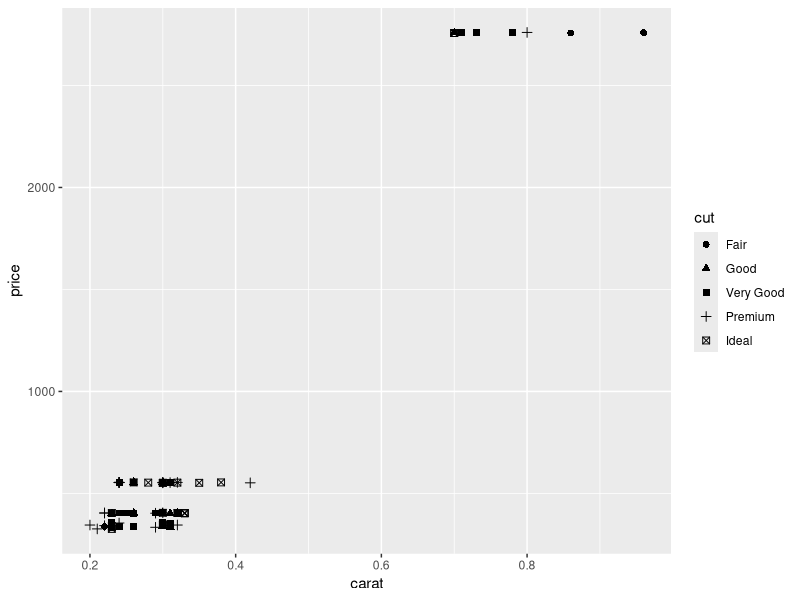
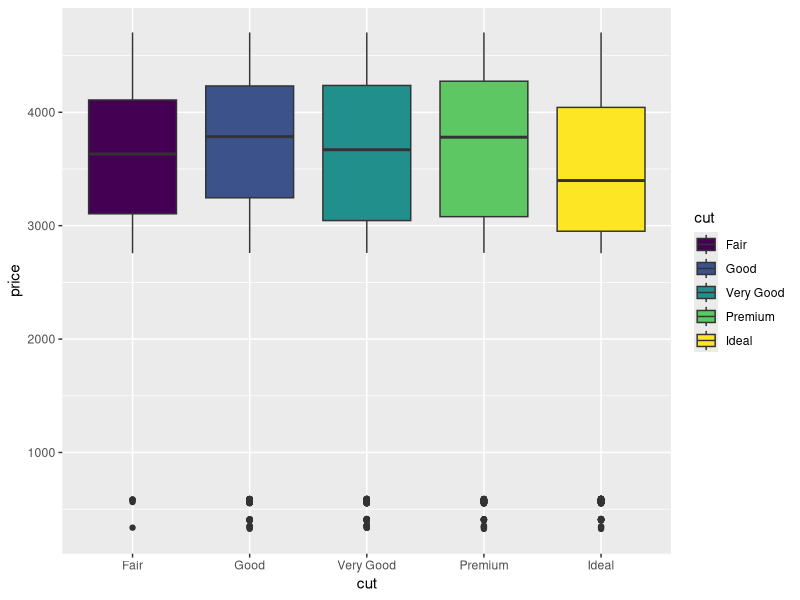

These figures' R source, in order:
## ---- chunk 1
library(ggplot2)
str(diamonds)
## ---- chunk 2
library(ggplot2) #load the package
ggplot(diamonds[1:100,], aes(x=carat, y=price, shape=cut)) + geom_point(size=2)
## ---- chunk 3
library(ggplot2)
ggplot(diamonds[1:10000,], aes(x=cut, y=price, fill=cut)) + geom_boxplot()
## ---- chunk 4
x<-c(1,3,4,7,8)
y<-c(12,11,7,5,3)
cbind(x,y)
## ---- chunk 5
cor(x,y)
## ---- chunk 6
summary(lm(y~x))
